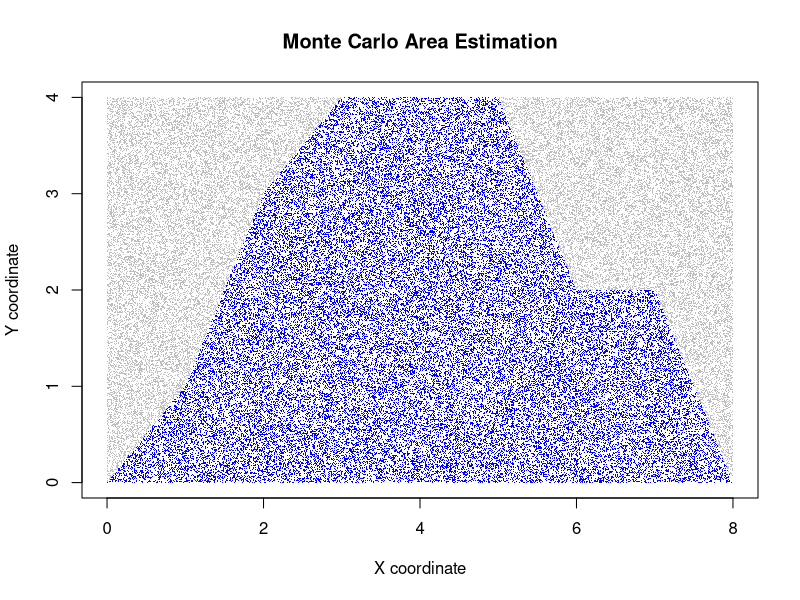
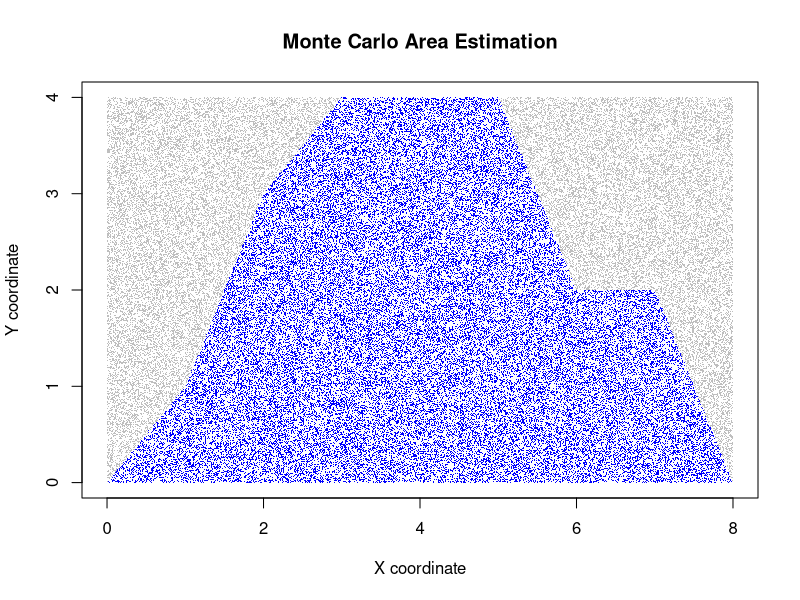
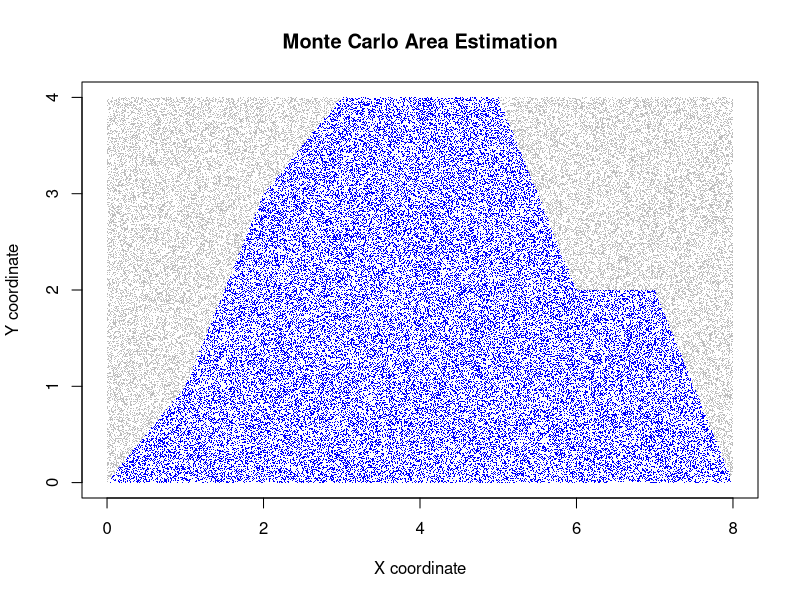
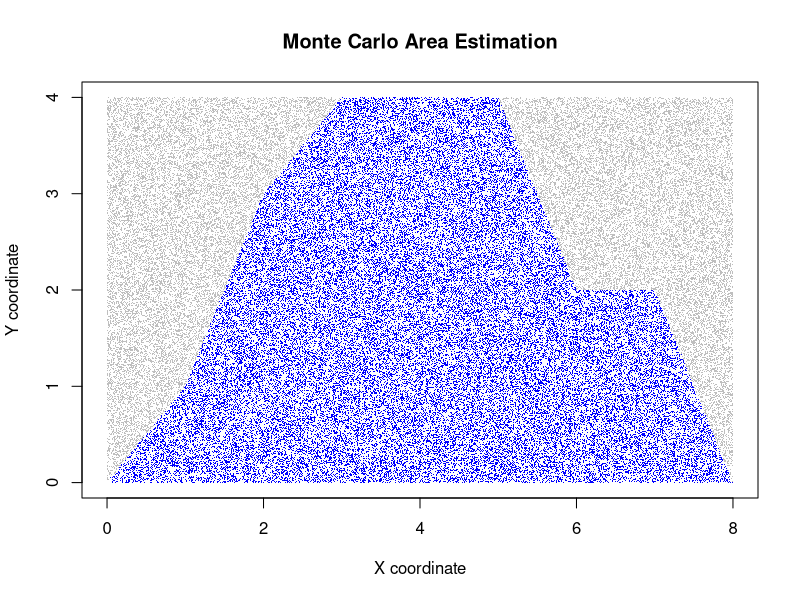
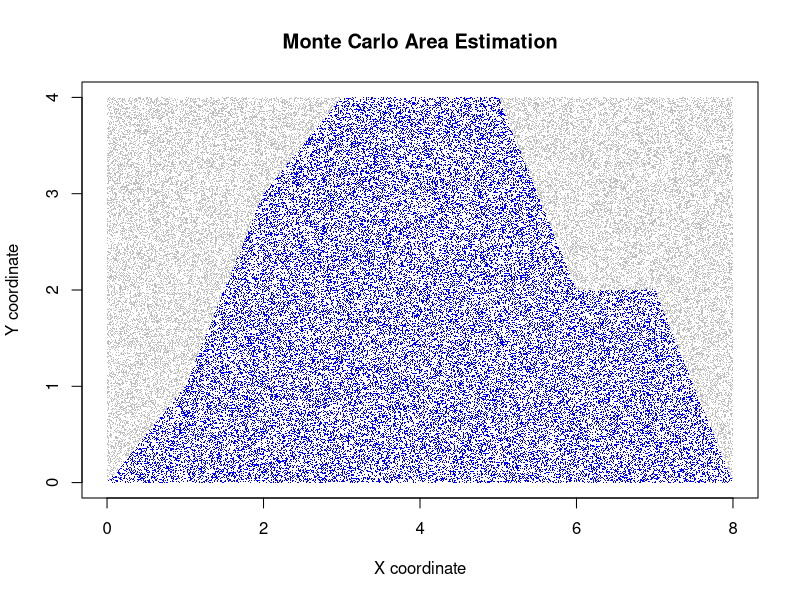
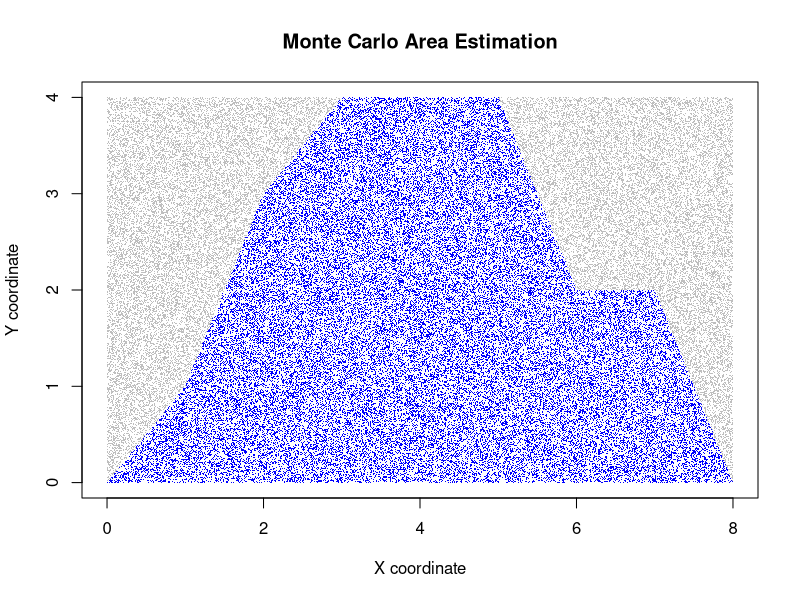
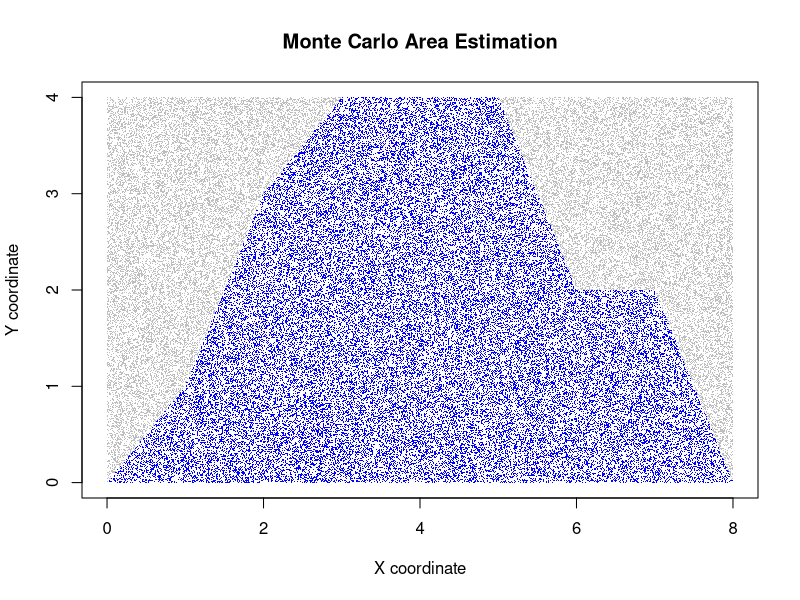
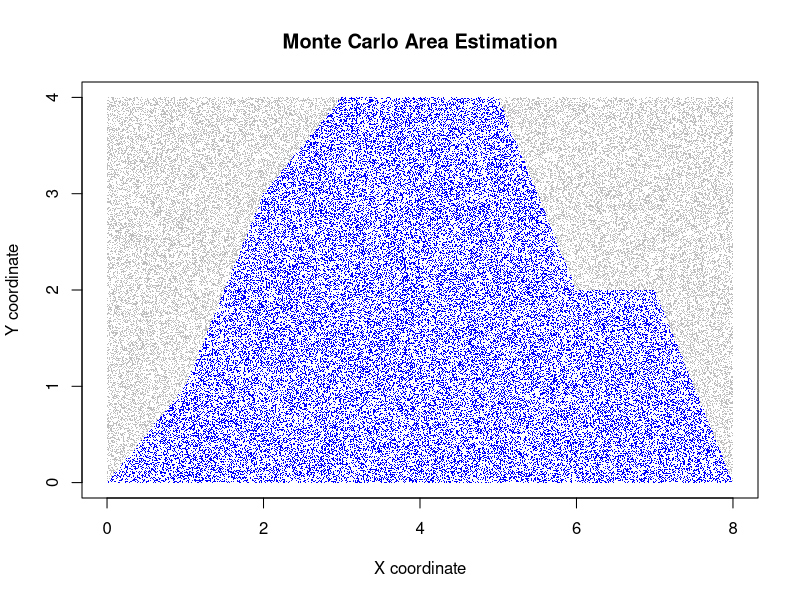

Write R code to recreate these figures, in order. (Note: this script raises an error after producing the figures.)
# Calculate the area of a complex shape using Monte Carlo method
calculate_area <- function(num_points) {
    # Generate random points within the bounding box
    x <- runif(num_points, min = 0, max = 8)  # x-coordinates from 0 to 8
    y <- runif(num_points, min = 0, max = 4)  # y-coordinates from 0 to 4

    # Each condition represents a different region of the shape
    points_inside <- (
        (x <= 1 & y <= x) |
        (x > 1 & x <= 2 & y <= 2 * x - 1) |
        (x > 2 & x <= 3 & y <= x + 1) |
        (x > 3 & x <= 5 & y <= 4) |
        (x > 5 & x <= 6 & y <= -2 * (x - 5) + 4) |
        (x > 6 & x <= 7 & y <= 2) |
        (x > 7 & x <= 8 & y <= -2 * (x - 7) + 2)
    )

    # Calculate area based on proportion of points inside the shape
    estimated_area <- (sum(points_inside) / num_points) * 32

    # Create visualization plot
    plot(x, y,
         pch = ".",
         col = ifelse(points_inside, 'blue', 'grey'),
         main = "Monte Carlo Area Estimation",
         xlab = "X coordinate",
         ylab = "Y coordinate")

    return(estimated_area)
}

# Calculate ideal area of the shape
get_ideal_area <- function() {
    triangle_1 <- 1 * 1 * 0.5
    region_2 <- 2 * 1 * 0.5 + 1
    region_3 <- 1 * 1 * 0.5 + 3
    rectangle_4 <- 4 * 2
    region_5 <- 2 * 1 * 0.5 + 2
    rectangle_6 <- 2 * 1
    region_7 <- 2 * 1 * 0.5

    return(triangle_1 + region_2 + region_3 + rectangle_4 +
           region_5 + rectangle_6 + region_7)
}

NUM_SIMULATIONS <- 10
POINTS_PER_SIM <- 100000

# Open a graphical device
quartz()

cat("Running", NUM_SIMULATIONS, "simulations with",
    POINTS_PER_SIM, "points each...\n")
areas <- replicate(NUM_SIMULATIONS, calculate_area(POINTS_PER_SIM))
ideal_area <- get_ideal_area()
errors <- abs(theoretical_area - areas)

cat("\nResults:\n")
cat("Areas in each run:\n")
print(round(areas, 4))

cat("\nErrors in each run:\n")
print(round(errors, 4))

mean_error <- mean(errors)
cat("\nMean error:", round(mean_error, 4))

mean_areas <- mean(areas)
cat("\nMean estimated area:", round(mean_areas, 4))
cat("\nTheoretical area:", round(theoretical_area, 4))
cat("\nFinal accuracy: ",
    round((1 - abs(mean_areas - theoretical_area)/theoretical_area) * 100, 2),
    "%\n", sep="")